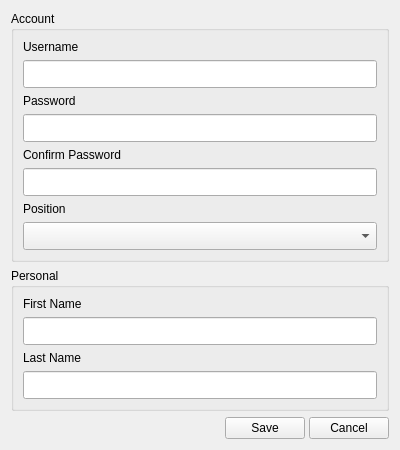
<?xml version="1.0" encoding="UTF-8"?>
<ui version="4.0">
 <class>Settings</class>
 <widget class="QWidget" name="Settings">
  <property name="geometry">
   <rect>
    <x>0</x>
    <y>0</y>
    <width>400</width>
    <height>344</height>
   </rect>
  </property>
  <property name="windowTitle">
   <string>Form</string>
  </property>
  <layout class="QVBoxLayout" name="verticalLayout">
   <item>
    <widget class="QGroupBox" name="accountGroupBox">
     <property name="title">
      <string>Account</string>
     </property>
     <layout class="QVBoxLayout" name="verticalLayout_2">
      <item>
       <widget class="QLabel" name="usernameLabel">
        <property name="text">
         <string>Username</string>
        </property>
       </widget>
      </item>
      <item>
       <widget class="QLineEdit" name="usernameLineEdit">
        <property name="styleSheet">
         <string notr="true">padding: 5px;</string>
        </property>
        <property name="placeholderText">
         <string/>
        </property>
       </widget>
      </item>
      <item>
       <widget class="QLabel" name="passwordLabel">
        <property name="text">
         <string>Password</string>
        </property>
       </widget>
      </item>
      <item>
       <widget class="QLineEdit" name="passwordLineEdit">
        <property name="styleSheet">
         <string notr="true">padding: 5px;</string>
        </property>
        <property name="echoMode">
         <enum>QLineEdit::EchoMode::Password</enum>
        </property>
        <property name="placeholderText">
         <string/>
        </property>
       </widget>
      </item>
      <item>
       <widget class="QLabel" name="label">
        <property name="text">
         <string>Confirm Password</string>
        </property>
       </widget>
      </item>
      <item>
       <widget class="QLineEdit" name="confirmPasswordLineEdit">
        <property name="layoutDirection">
         <enum>Qt::LayoutDirection::LeftToRight</enum>
        </property>
        <property name="styleSheet">
         <string notr="true">padding: 5px;</string>
        </property>
        <property name="echoMode">
         <enum>QLineEdit::EchoMode::Password</enum>
        </property>
       </widget>
      </item>
      <item>
       <widget class="QLabel" name="positionLabel">
        <property name="text">
         <string>Position</string>
        </property>
       </widget>
      </item>
      <item>
       <widget class="QComboBox" name="positionComboBox">
        <property name="styleSheet">
         <string notr="true">padding: 5px</string>
        </property>
        <property name="placeholderText">
         <string/>
        </property>
       </widget>
      </item>
     </layout>
    </widget>
   </item>
   <item>
    <widget class="QGroupBox" name="personalGroupBox">
     <property name="title">
      <string>Personal</string>
     </property>
     <layout class="QVBoxLayout" name="verticalLayout_3">
      <item>
       <widget class="QLabel" name="firstNameLabel">
        <property name="text">
         <string>First Name</string>
        </property>
       </widget>
      </item>
      <item>
       <widget class="QLineEdit" name="firstNameLineEdit">
        <property name="styleSheet">
         <string notr="true">padding: 5px;</string>
        </property>
        <property name="placeholderText">
         <string/>
        </property>
       </widget>
      </item>
      <item>
       <widget class="QLabel" name="lastNameLabel">
        <property name="text">
         <string>Last Name</string>
        </property>
       </widget>
      </item>
      <item>
       <widget class="QLineEdit" name="lastNameLineEdit">
        <property name="styleSheet">
         <string notr="true">padding: 5px;</string>
        </property>
        <property name="placeholderText">
         <string/>
        </property>
       </widget>
      </item>
     </layout>
    </widget>
   </item>
   <item>
    <layout class="QHBoxLayout" name="horizontalLayout">
     <property name="spacing">
      <number>4</number>
     </property>
     <property name="topMargin">
      <number>0</number>
     </property>
     <item>
      <spacer name="horizontalSpacer">
       <property name="orientation">
        <enum>Qt::Orientation::Horizontal</enum>
       </property>
       <property name="sizeHint" stdset="0">
        <size>
         <width>40</width>
         <height>20</height>
        </size>
       </property>
      </spacer>
     </item>
     <item>
      <widget class="QPushButton" name="savePushButton">
       <property name="styleSheet">
        <string notr="true"/>
       </property>
       <property name="text">
        <string>Save</string>
       </property>
      </widget>
     </item>
     <item>
      <widget class="QPushButton" name="cancelPushButton">
       <property name="text">
        <string>Cancel</string>
       </property>
      </widget>
     </item>
    </layout>
   </item>
   <item>
    <spacer name="verticalSpacer">
     <property name="orientation">
      <enum>Qt::Orientation::Vertical</enum>
     </property>
     <property name="sizeHint" stdset="0">
      <size>
       <width>20</width>
       <height>40</height>
      </size>
     </property>
    </spacer>
   </item>
  </layout>
 </widget>
 <resources/>
 <connections/>
</ui>
